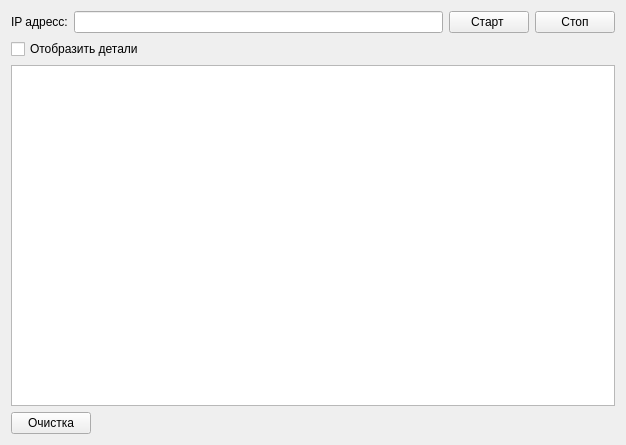
<?xml version="1.0" encoding="UTF-8"?>
<ui version="4.0">
 <class>MainWindow</class>
 <widget class="QMainWindow" name="MainWindow">
  <property name="geometry">
   <rect>
    <x>0</x>
    <y>0</y>
    <width>626</width>
    <height>445</height>
   </rect>
  </property>
  <property name="sizePolicy">
   <sizepolicy hsizetype="Fixed" vsizetype="Fixed">
    <horstretch>0</horstretch>
    <verstretch>0</verstretch>
   </sizepolicy>
  </property>
  <property name="minimumSize">
   <size>
    <width>626</width>
    <height>100</height>
   </size>
  </property>
  <property name="maximumSize">
   <size>
    <width>626</width>
    <height>623</height>
   </size>
  </property>
  <property name="windowTitle">
   <string>Тест сетевого интерфейса  v.1.0.0.0</string>
  </property>
  <widget class="QWidget" name="centralWidget">
   <layout class="QGridLayout" name="gridLayout_4">
    <item row="0" column="0">
     <layout class="QGridLayout" name="gridLayout_2">
      <property name="sizeConstraint">
       <enum>QLayout::SetFixedSize</enum>
      </property>
      <item row="0" column="0">
       <widget class="QLabel" name="label">
        <property name="sizePolicy">
         <sizepolicy hsizetype="Preferred" vsizetype="Fixed">
          <horstretch>0</horstretch>
          <verstretch>0</verstretch>
         </sizepolicy>
        </property>
        <property name="text">
         <string>IP адресс:</string>
        </property>
       </widget>
      </item>
      <item row="0" column="1">
       <widget class="QLineEdit" name="lineEdit">
        <property name="text">
         <string/>
        </property>
       </widget>
      </item>
      <item row="0" column="2">
       <widget class="QPushButton" name="btn_connect">
        <property name="text">
         <string>Старт </string>
        </property>
       </widget>
      </item>
      <item row="0" column="3">
       <widget class="QPushButton" name="btn_disconnect">
        <property name="text">
         <string>Стоп</string>
        </property>
       </widget>
      </item>
     </layout>
    </item>
    <item row="1" column="0">
     <layout class="QGridLayout" name="gridLayout_3">
      <property name="sizeConstraint">
       <enum>QLayout::SetFixedSize</enum>
      </property>
      <item row="0" column="0">
       <widget class="QCheckBox" name="checkBox">
        <property name="text">
         <string>Отобразить детали</string>
        </property>
        <property name="checked">
         <bool>false</bool>
        </property>
       </widget>
      </item>
      <item row="0" column="1">
       <spacer name="horizontalSpacer_2">
        <property name="orientation">
         <enum>Qt::Horizontal</enum>
        </property>
        <property name="sizeHint" stdset="0">
         <size>
          <width>40</width>
          <height>20</height>
         </size>
        </property>
       </spacer>
      </item>
      <item row="0" column="2">
       <widget class="QLabel" name="statusLbl">
        <property name="text">
         <string/>
        </property>
       </widget>
      </item>
     </layout>
    </item>
    <item row="2" column="0">
     <layout class="QGridLayout" name="gridLayout">
      <property name="sizeConstraint">
       <enum>QLayout::SetFixedSize</enum>
      </property>
      <item row="1" column="0">
       <widget class="QPushButton" name="clearText">
        <property name="text">
         <string>Очистка</string>
        </property>
       </widget>
      </item>
      <item row="1" column="1">
       <spacer name="horizontalSpacer">
        <property name="orientation">
         <enum>Qt::Horizontal</enum>
        </property>
        <property name="sizeHint" stdset="0">
         <size>
          <width>40</width>
          <height>20</height>
         </size>
        </property>
       </spacer>
      </item>
      <item row="0" column="0" colspan="2">
       <widget class="QTextBrowser" name="browser_dbg">
        <property name="enabled">
         <bool>true</bool>
        </property>
       </widget>
      </item>
     </layout>
    </item>
   </layout>
  </widget>
 </widget>
 <layoutdefault spacing="6" margin="11"/>
 <resources/>
 <connections/>
</ui>
